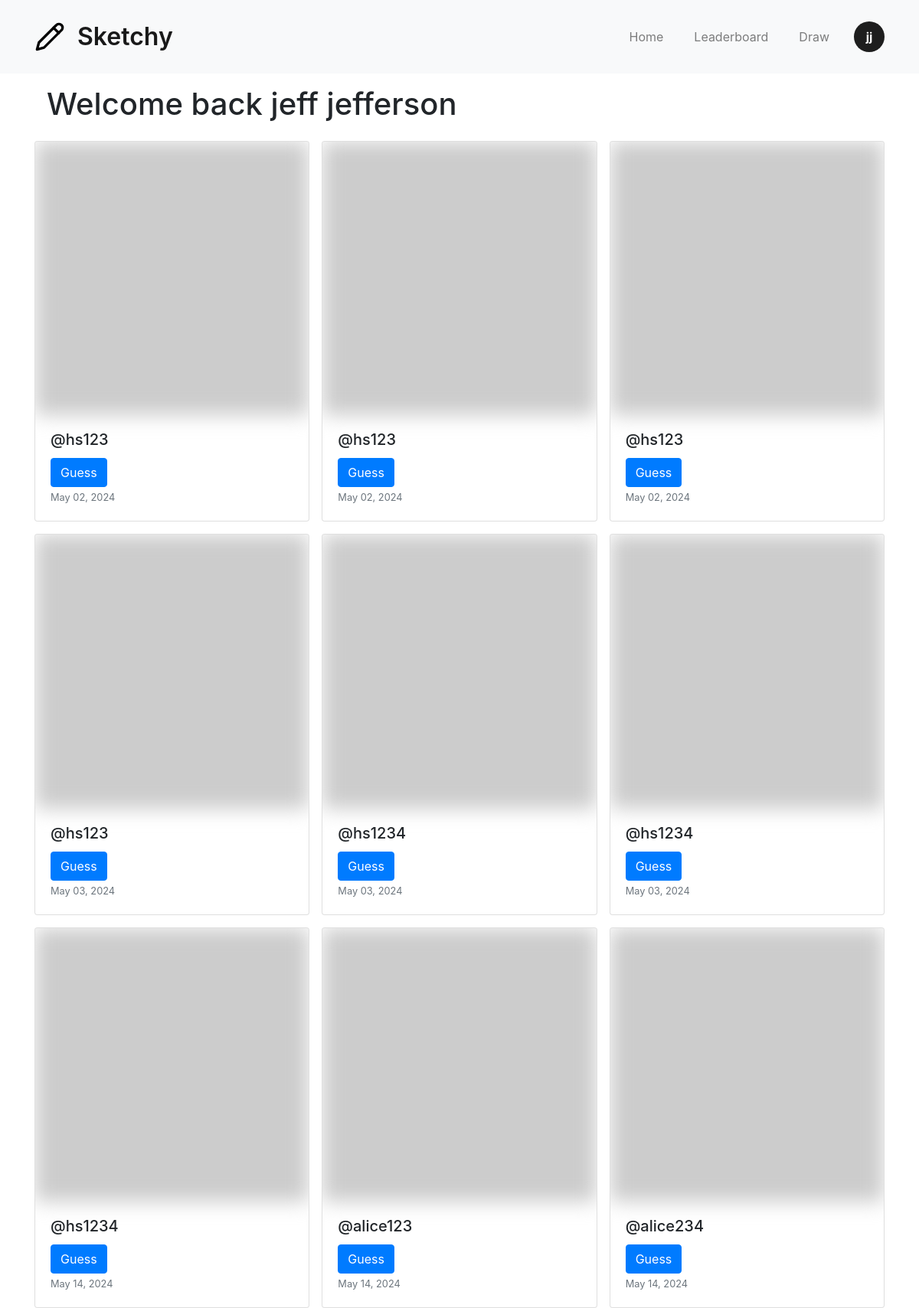
Screenshot of / (signed in) with the database file from the repository.
### app/models.py (models this page shows)
class User(UserMixin, db.Model):
    id = db.Column(db.Integer, primary_key=True)
    first_name = db.Column(db.String(50), nullable=False)
    last_name = db.Column(db.String(50), nullable=False)
    username = db.Column(db.String(50), unique=True, nullable=False)
    email = db.Column(db.String(120), unique=True, nullable=False)
    pwd = db.Column(db.String(300), nullable=False)
    guessed = db.Column(db.Integer, default=0)
    points = db.Column(db.Integer, default=0)
    sketches = db.relationship('Sketch', backref='author', lazy='dynamic')

### app/routes.py (the view)
@app.route('/')
def index():
    sketches_data = []
    sketches = Sketch.query.all()
    for sketch in sketches:
        guess_session = GuessSession.query.filter_by(
            user_id=current_user.id,
            sketch_id=sketch.id
        ).first()
        cannot_guess = guess_session is not None or sketch.user_id == current_user.id
        guessed_correctly = guess_session.guess_correctly if guess_session else None
        if guess_session and guess_session.guess_at:
            date_format = "%b %d, %Y" if guess_session.guess_at.year == datetime.now().year else "%b %d, %Y"
            guessed_at = guess_session.guess_at.strftime(date_format)
        else:
            guessed_at = None
        date_format = "%b %d, %Y" if sketch.created_at.year == datetime.now().year else "%b %d, %Y"
        formatted_date = sketch.created_at.strftime(date_format)
        sketches_data.append({
            'id': sketch.id,
            'username': sketch.author.username,
            'date': formatted_date,
            'cannot_guess': cannot_guess,
            'guessed_correctly': guessed_correctly,
            'guessed_at': guessed_at
        })
    return render_template('index.html', sketches=sketches_data)

### app/routes.py (called while the page is built)
@login_manager.user_loader
def load_user(user_id):
    return db.session.get(User, user_id)

### app/templates/index.html (shortened to what this page needs)
{% extends "layout.html" %}
{% block head %}
    {{ super() }}
    <link rel="stylesheet" href="{{ url_for('static', filename='css/index.css') }}">
{% endblock %}
{% block content %}
    {% if current_user.is_authenticated %}
        <h1>Welcome back {{ current_user.first_name }} {{ current_user.last_name }}</h1>
    {% endif %}
    <div class="card-grid">
        {% for sketch in sketches %}
            <div class="card">
                <img src="https://picsum.photos/seed/{{ sketch.id }}/300/300" class="card-img-top" alt="...">
                <div class="card-body">
                    <h5 class="card-title">@{{ sketch.username }}</h5>
                    {% if sketch.cannot_guess %}
                        {% if sketch.guessed_correctly %}
                            <p class="card-text">You guessed correctly at {{ sketch.guessed_at }}!</p>
                        {% elif not sketch.guessed_correctly and sketch.guessed_at %}
                            <p class="card-text">You guessed this sketch incorrectly!</p>
                        {% else %}
                            <p class="card-text">You have drawn this sketch.</p>
                        {% endif %}
                    {% else %}
                        <a href="{{ url_for('set_sketch_id', sketch_id=sketch.id) }}" class="btn btn-primary" role="button">Guess</a>
                    {% endif %}
                    <p class="card-text"><small class="text-muted">{{ sketch.date }}</small></p>
                </div>
            </div>
        {% endfor %}
    </div>
{% endblock %}

### app/templates/layout.html (shortened to what this page needs)
<!DOCTYPE html>
<html lang="en">
	<head>
        {% block head %}
            <link rel="stylesheet" href="https://stackpath.bootstrapcdn.com/bootstrap/4.5.2/css/bootstrap.min.css">
            <link rel="stylesheet" href="{{ url_for('static', filename='css/style.css') }}">
        {% endblock %}
	</head>
	<body >
        <header>
            <nav class="navbar navbar-expand-sm navbar-light bg-light">
                <div class="container">
                    <a class="navbar-brand" href="/">
                        <img src="{{ url_for('static', filename='images/logo.svg') }}" alt="sketchy logo"/>
                        Sketchy
                    </a>
                    <div class="collapse navbar-collapse" id="navbarNav">
                        <ul class="navbar-nav ml-auto">
                            <li class="nav-item"><a class="nav-link" href="{{ url_for('index') }}">Home</a></li>
                            <li class="nav-item"><a class="nav-link" href="{{ url_for('leaderboard') }}">Leaderboard</a></li>
                            <li class="nav-item"><a class="nav-link" href="{{ url_for('draw') }}">Draw</a></li>
                            {% if current_user.is_authenticated %}
                                <div class="nav-item dropdown avatar">
                                    <a href="#" role="button" id="avatar-dropdown" data-toggle="dropdown" aria-haspopup="true" aria-expanded="false">
                                        {{ current_user.first_name[0] }}{{ current_user.last_name[0] }}
                                    </a>
                                </div>
                            {% else %}
                                <a class="btn btn-primary" href="{{ url_for('login') }}" role="button">Login</a>
                            {% endif %}
                        </ul>
                    </div>
                </div>
            </nav>
        </header>
        <div class="container">{% block content %}{% endblock %}</div>
	</body>
</html>

### app/static/css/style.css (style rules this page uses)
:root { --primary: #ffffff; --accent: #1E1E1E; --black: #171717; --border: rgba(221, 221, 221, 0.2); --transition-time: 150ms; --border-radius: 0.3em; font-family: 'Inter', sans-serif;; }
body { margin: 0; }
.navbar { height: 6rem; }
.navbar-brand { display: flex; align-items: center; justify-content: center; gap: 1rem; font-weight: 600; font-size: 2rem; }
.navbar-brand > img { width: 2.5rem; height: 2.5rem; }
.navbar-nav { gap: 1.5rem; }
div.avatar { display: flex; justify-content: center; align-items: center; width: 2.5em; height: 2.5em; background-color: var(--accent); text-align: center; border-radius: 50%; cursor: pointer; }
div.avatar > a { color: var(--primary); font-weight: bold; }

### app/static/css/index.css (style rules this page uses)
.card-grid { display: grid; grid-template-columns: repeat(3, 1fr); grid-gap: 1rem; }
.card { overflow: hidden; }
.card-img-top { filter: blur(0.8rem); pointer-events: none; }
h1 { padding: 1rem; }

### rows the page displays
User: first_name "j", last_name "j", first_name "jeff", last_name "jefferson"
User: username "hs123", date "May 02, 2024", date "May 03, 2024"
User: username "hs1234", date "May 03, 2024", date "May 14, 2024"
User: username "alice123", date "May 14, 2024"
User: username "alice234", date "May 14, 2024"
